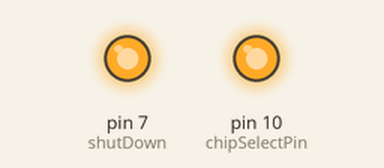
Bench run of a sketch on a simulated Arduino Uno, built with avr-gcc and run on an emulated ATmega328P. Parts: output pins drawn as LEDs (lit = HIGH). What the sketch prints to the serial monitor is not drawn.

Above: at 0.2 s.
Timing chart, 0 to 40.0 s (numbered marks = the images above):
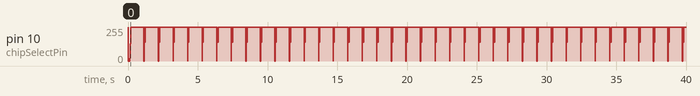

The sketch:

barometer_test_1.ino
```cpp
/*
MPL115A1 sparkfun breakout baropressure meter
 SDN       : pin 7
 CSN       : pin 10
 SDI/MOSI  : pin 11
 SDO/MISO  : pin 12
 SCK       : pin 13
*/

// the sensor communicates using SPI, so include the library:
#include <SPI.h>

#define PRESH   0x80
#define   PRESL   0x82
#define   TEMPH   0x84
#define   TEMPL   0x86

#define A0MSB   0x88
#define A0LSB   0x8A
#define B1MSB   0x8C
#define B1LSB   0x8E
#define   B2MSB   0x90
#define B2LSB   0x92
#define C12MSB   0x94
#define   C12LSB   0x96

#define CONVERT   0x24

#define chipSelectPin 10
#define shutDown 7

float A0_;
float B1_;
float B2_;
float C12_;

void setup() {
  Serial.begin(115200);

  // start the SPI library:
  SPI.begin();

  // initalize the data ready and chip select pins:
  pinMode(shutDown, OUTPUT);
  digitalWrite(shutDown, HIGH);
  pinMode(chipSelectPin, OUTPUT);
  digitalWrite(chipSelectPin, HIGH);
  delay (10);

  // read registers that contain the chip-unique parameters to do the math
  unsigned int A0H = readRegister(A0MSB);
  unsigned int A0L = readRegister(A0LSB);
         A0_ = (A0H << 5) + (A0L >> 3) + (A0L & 0x07) / 8.0;

  unsigned int B1H = readRegister(B1MSB);
  unsigned int B1L = readRegister(B1LSB);
          B1_ = ( ( ( (B1H & 0x1F) * 0x100)+B1L) / 8192.0) - 3 ;

  unsigned int B2H = readRegister(B2MSB);
  unsigned int B2L = readRegister(B2LSB);
          B2_ = ( ( ( (B2H - 0x80) << 8) + B2L) / 16384.0 ) - 2 ;

  unsigned int C12H = readRegister(C12MSB);
  unsigned int C12L = readRegister(C12LSB);
          C12_ = ( ( ( C12H * 0x100 ) + C12L) / 16777216.0 )  ;
 }

void loop() {

   Serial.print("temperature is : ");
   Serial.println(baroptemp());
  Serial.print("Pressure is : ");
   Serial.println(baropPessure());
   delay(1000);
}

//Read registers
unsigned int readRegister(byte thisRegister ) {
  unsigned int result = 0;   // result to return
  digitalWrite(chipSelectPin, LOW);
    delay(10);
    SPI.transfer(thisRegister);
    result = SPI.transfer(0x00);
  digitalWrite(chipSelectPin, HIGH);
  return(result);
}

//read pressure
float baropPessure(){
  digitalWrite(chipSelectPin, LOW);
  delay(3);
    SPI.transfer(0x24);
    SPI.transfer(0x00);
    digitalWrite(chipSelectPin, HIGH);
    delay(3);
  digitalWrite(chipSelectPin, LOW);
    SPI.transfer(PRESH);
    unsigned int presH = SPI.transfer(0x00);
        delay(3);
    SPI.transfer(PRESL);
    unsigned int presL = SPI.transfer(0x00);
        delay(3);
    SPI.transfer(TEMPH);
    unsigned int tempH = SPI.transfer(0x00);
        delay(3);
    SPI.transfer(TEMPL);
    unsigned int tempL = SPI.transfer(0x00);
        delay(3);
    SPI.transfer(0x00);
      delay(3);
  digitalWrite(chipSelectPin, HIGH);

  unsigned long press = ((presH *256) + presL)/64;
  unsigned long temp  = ((tempH *256) + tempL)/64;

  float pressure = A0_+(B1_+C12_*temp)*press+B2_*temp;
  float preskPa = pressure*  (65.0/1023.0)+50.0;

return(preskPa);
}


float baroptemp(){
  digitalWrite(chipSelectPin, LOW);
  delay(3);
    SPI.transfer(0x24);
    SPI.transfer(0x00);
    digitalWrite(chipSelectPin, HIGH);
    delay(3);
  digitalWrite(chipSelectPin, LOW);
    SPI.transfer(PRESH);
    unsigned int presH = SPI.transfer(0x00);
        delay(3);
    SPI.transfer(PRESL);
    unsigned int presL = SPI.transfer(0x00);
        delay(3);
    SPI.transfer(TEMPH);
    unsigned int tempH = SPI.transfer(0x00);
        delay(3);
    SPI.transfer(TEMPL);
    unsigned int tempL = SPI.transfer(0x00);
        delay(3);
    SPI.transfer(0x00);
      delay(3);
  digitalWrite(chipSelectPin, HIGH);

  unsigned long press = ((presH *256) + presL)/64;
  unsigned long temp  = ((tempH *256) + tempL)/64;


  float tempc = temp*  (145.0/1023.0)-40.0;

return(tempc);
}
```
